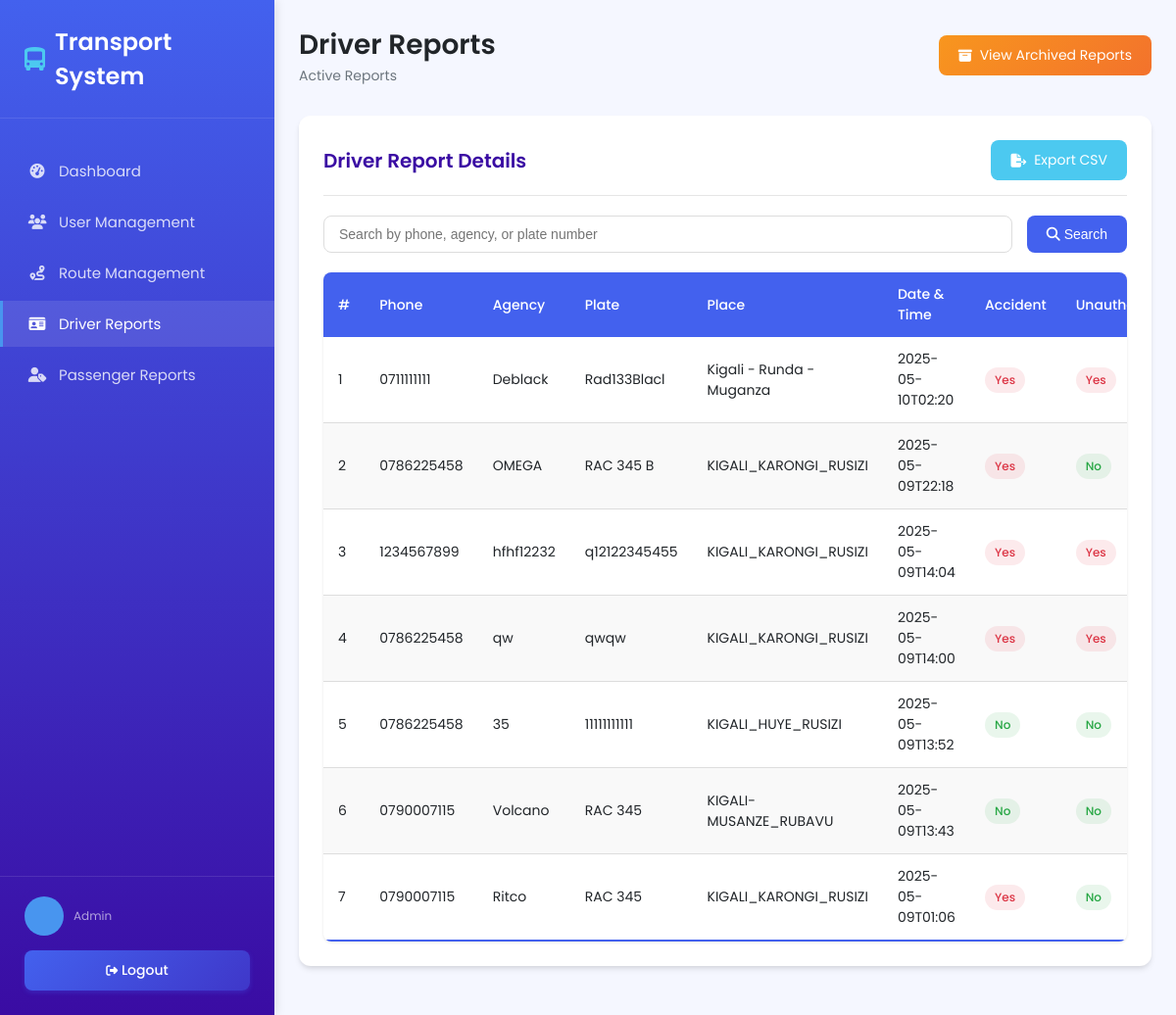
Before: /Dashboard/driverdetails.php with the older database file.
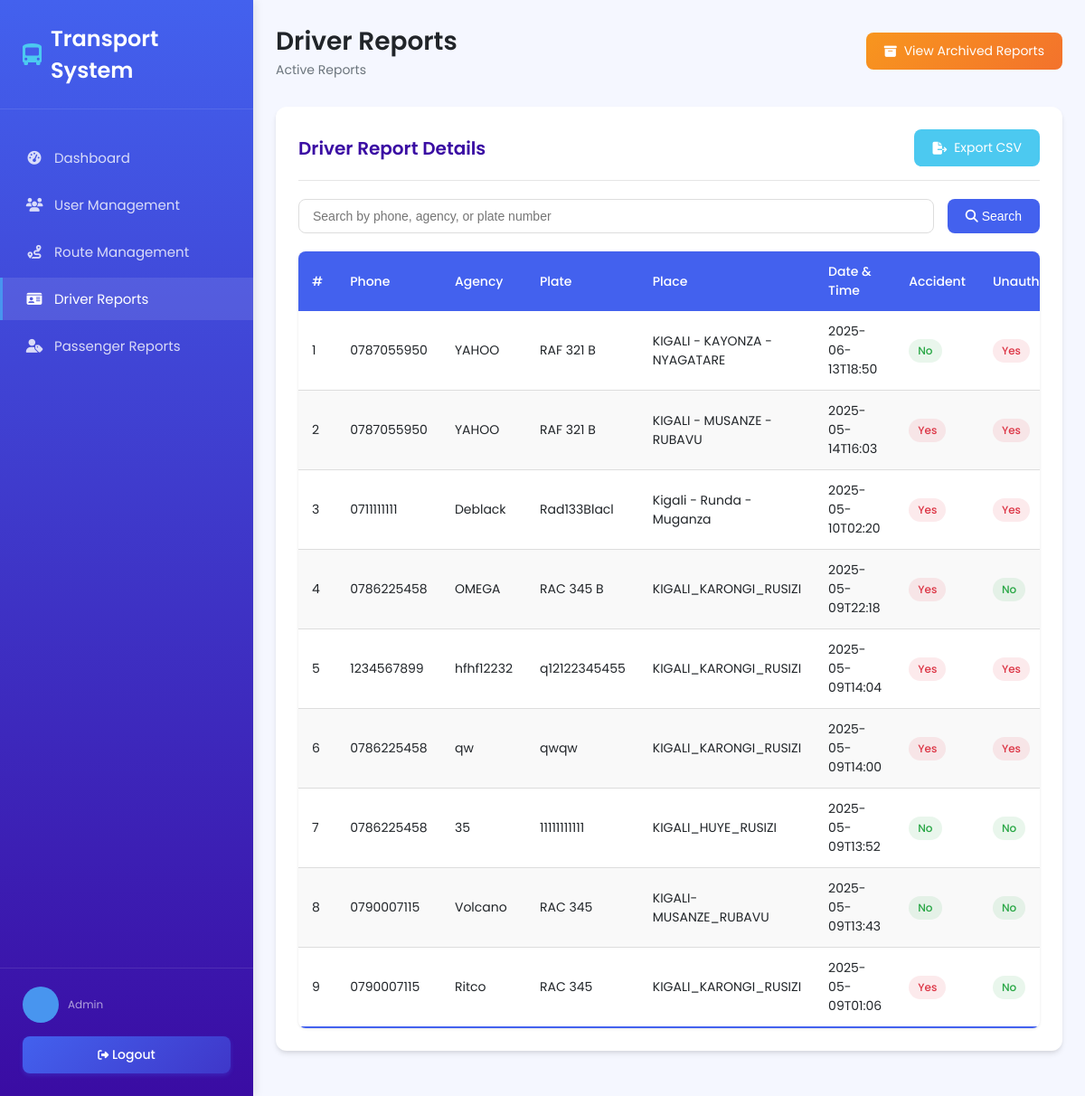
After: the same page with the newer database file.
### tables this page shows
CREATE TABLE `driver_report` (
  `id` int(20) NOT NULL,
  `phone` varchar(50) NOT NULL,
  `agency` varchar(50) NOT NULL,
  `plate` varchar(50) NOT NULL,
  `place` varchar(50) NOT NULL,
  `datetime` varchar(80) NOT NULL,
  `permit` varchar(79) NOT NULL,
  `latitude` varchar(59) NOT NULL,
  `longitude` varchar(50) NOT NULL,
  `accident` varchar(55) NOT NULL,
  `unauthorized` varchar(55) NOT NULL,
  `description` text NOT NULL,
  `archived` tinyint(1) DEFAULT 0
);

### Dashboard/driverdetails.php (the view, shortened to what this page needs)
<?php
include '../conn.php';
$isArchived = isset($_GET['archived']) && $_GET['archived'] == 1;
$sql = "SELECT * FROM driver_report WHERE archived = " . ($isArchived ? 1 : 0) . " ORDER BY datetime DESC";
$result = mysqli_query($conn, $sql);
?>
<!DOCTYPE html>
<html lang="en">
<head>
  <link rel="stylesheet" href="https://cdnjs.cloudflare.com/ajax/libs/font-awesome/6.4.0/css/all.min.css">
</head>
<body>
  <div class="dashboard-layout">
    <div class="sidebar">
      <div class="brand">
        <h2><i class="fas fa-bus-alt brand-icon"></i> Transport System</h2>
      </div>
      <nav>
        <a href="dash.php"><i class="fas fa-tachometer-alt"></i> Dashboard</a>
        <a href="userdetails.php"><i class="fas fa-users"></i> User Management</a>
        <a href="routes.php"><i class="fas fa-route"></i> Route Management</a>
        <a href="driverdetails.php" class="active"><i class="fas fa-id-card"></i> Driver Reports</a>
        <a href="passengerdetails.php"><i class="fas fa-user-tag"></i> Passenger Reports</a>
      </nav>
      <div class="sidebar-footer">
        <div class="user-profile">
          <div class="user-avatar">
          </div>
          <div class="user-info">
            <small>Admin</small>
          </div>
        </div>
        <a href="logout.php" class="btn" style="display: block; text-align: center; margin-top: 15px;">
          <i class="fas fa-sign-out-alt"></i> Logout
        </a>
      </div>
    </div>
    <div class="main-content">
      <div class="page-header">
        <div class="page-title">
          <h1>Driver Reports</h1>
          <p><?php echo $isArchived ? 'Archived Reports' : 'Active Reports'; ?></p>
        </div>
        <div class="header-actions">
          <a href="?archived=<?php echo $isArchived ? 0 : 1; ?>" class="toggle-btn">
            <i class="fas fa-<?php echo $isArchived ? 'eye' : 'archive'; ?>"></i>
            <?php echo $isArchived ? 'View Active Reports' : 'View Archived Reports'; ?>
          </a>
        </div>
      </div>
      <div class="card">
        <div class="card-header">
          <h2 class="card-title">Driver Report Details</h2>
          <div class="card-actions">
            <a href="?download_csv=1" class="export-btn">
              <i class="fas fa-file-export"></i> Export CSV
            </a>
          </div>
        </div>
        <form method="GET" class="filter-controls">
          <input type="text" class="search-input" name="search"
                 placeholder="Search by phone, agency, or plate number"
                 value="<?php echo isset($_GET['search']) ? htmlspecialchars($_GET['search']) : ''; ?>">
          <button type="submit" class="filter-btn">
            <i class="fas fa-search"></i> Search
          </button>
        </form>
        <?php if (mysqli_num_rows($result) > 0): ?>
          <div class="table-responsive">
            <table class="data-table">
              <thead>
                <tr>
                  <th>#</th>
                  <th>Phone</th>
                  <th>Agency</th>
                  <th>Plate</th>
                  <th>Place</th>
                  <th>Date & Time</th>
                  <th>Accident</th>
                  <th>Unauthorized</th>
                </tr>
              </thead>
              <tbody>
                <?php $counter = 1; ?>
                <?php while ($row = mysqli_fetch_assoc($result)): ?>
                  <tr>
                    <td><?php echo $counter++; ?></td>
                    <td><?php echo htmlspecialchars($row['phone']); ?></td>
                    <td><?php echo htmlspecialchars($row['agency']); ?></td>
                    <td><?php echo htmlspecialchars($row['plate']); ?></td>
                    <td><?php echo htmlspecialchars($row['place']); ?></td>
                    <td><?php echo htmlspecialchars($row['datetime']); ?></td>
                    <td>
                      <span class="badge badge-<?php echo $row['accident'] ? 'yes' : 'no'; ?>">
                        <?php echo $row['accident'] ? 'Yes' : 'No'; ?>
                      </span>
                    </td>
                    <td>
                      <span class="badge badge-<?php echo $row['unauthorized'] ? 'yes' : 'no'; ?>">
                        <?php echo $row['unauthorized'] ? 'Yes' : 'No'; ?>
                      </span>
                    </td>
                  </tr>
                <?php endwhile; ?>
              </tbody>
            </table>
          </div>
        <?php endif; ?>
      </div>
    </div>
  </div>
</body>
</html>

Changed rows visible on the page:
added driver_report: phone "0787055950", agency "YAHOO", plate "RAF 321 B", place "KIGALI - KAYONZA - NYAGATARE", datetime "2025-06-13T18:50", accident "No", unauthorized "Yes"
added driver_report: phone "0787055950", agency "YAHOO", plate "RAF 321 B", place "KIGALI - MUSANZE - RUBAVU", datetime "2025-05-14T16:03", accident "Yes", unauthorized "Yes"
